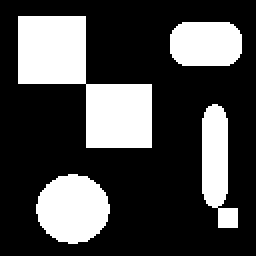
%> input picture lab11/ccl2.png, 128 x 128 px (shown 2 times larger)
$ octave zad2.m   (GNU Octave 9; MATLAB toolbox functions it lacks are replaced by stand-ins)
%> lines starting %> are read from the running program, lines starting %| are printed output that depends on the picture; in (x1, y1, x2, y2) boxes, pixels count from 0 and x2, y2 are one past the last pixel; in counts of white or black regions, pixels touching at a corner belong together; the program's own positions count from 1
clc; close all;clearvars;

image = imread('ccl2.png');
%> image: size 128x128 logical; 28.3% white; 4 white regions, box (x1, y1, x2, y2) and area: (9, 8, 76, 74) 2212, (18, 87, 55, 122) 987, (85, 11, 121, 33) 724, (101, 52, 119, 114) 716

image4 = bwlabel(image, 4);
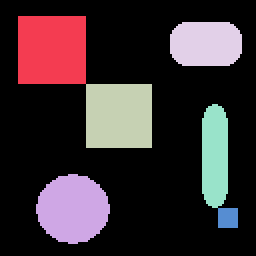
%> image4: size 128x128 double (shown 2 times larger); 7 distinct labels, from 0 to 6; one colour per label, 0 black
image8 = bwlabel(image, 8);
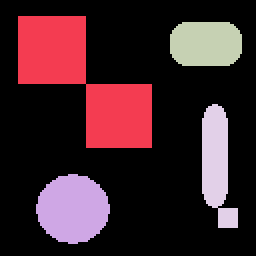
%> image8: size 128x128 double (shown 2 times larger); 5 distinct labels, from 0 to 4; one colour per label, 0 black

figure;
imshow(image)

figure;
subplot(1,3,1);
imshow(image,[]);
title("oryginal");
subplot(1,3,2);
imshow(image4);
title('4 sasiadow');
subplot(1,3,3);
imshow(image8);
title('8 sasiadow');

$ run again, with lab11/shapes.png copied over lab11/ccl2.png
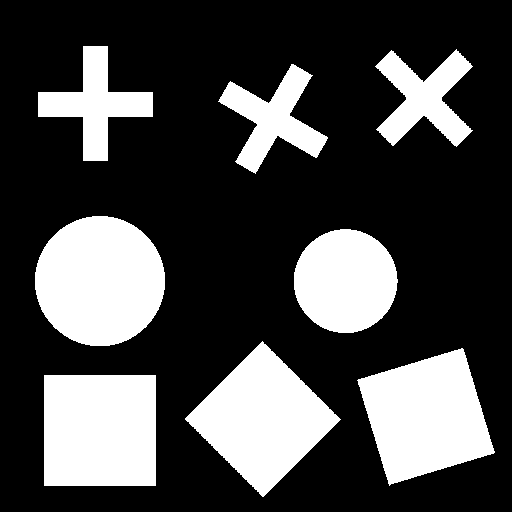
%> input picture lab11/shapes.png, 512 x 512 px
%> image: size 512x512 logical; 28% white; 8 white regions, largest, box (x1, y1, x2, y2) and area: (35, 216, 165, 346) 13293, (44, 375, 156, 486) 12432, (185, 341, 341, 497) 12212
%> `image4 = bwlabel(image, 4);`:
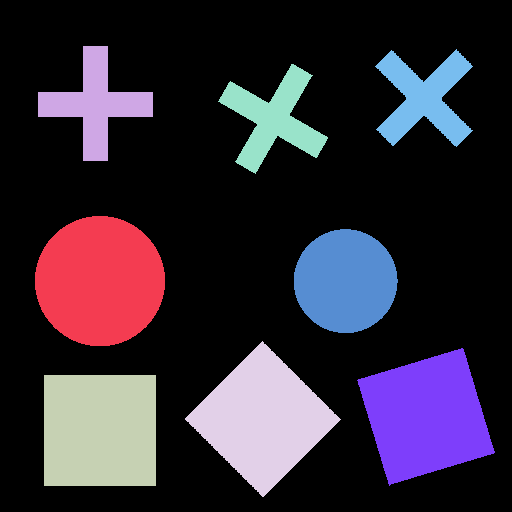
%> image4: size 512x512 double; 9 distinct labels, from 0 to 8; one colour per label, 0 black
